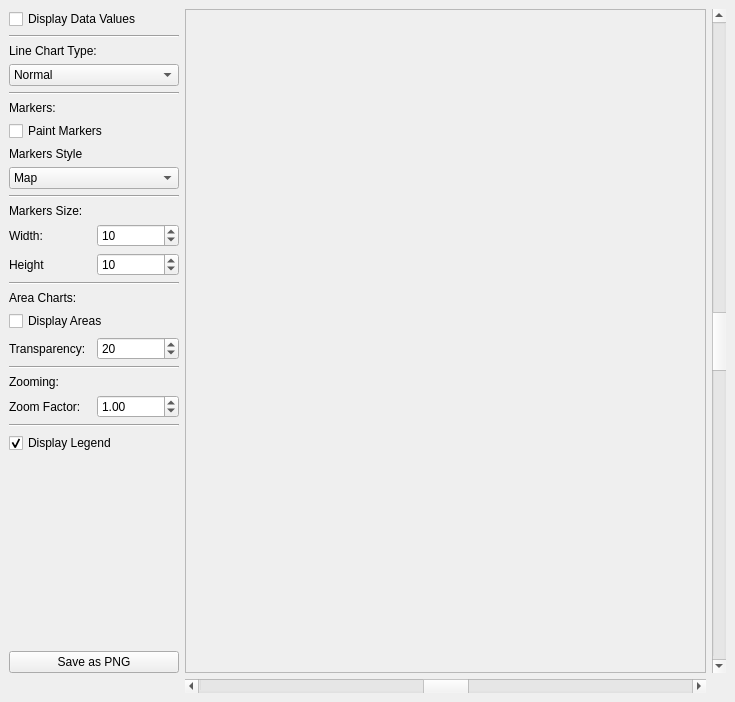
<ui version="4.0" >
 <class>MainWindow</class>
 <widget class="QWidget" name="MainWindow" >
  <property name="geometry" >
   <rect>
    <x>0</x>
    <y>0</y>
    <width>735</width>
    <height>702</height>
   </rect>
  </property>
  <property name="windowTitle" >
   <string>KD Chart drawing into a foreign QPainter </string>
  </property>
  <property name="windowIcon" >
   <iconset>
    <normaloff/>
   </iconset>
  </property>
  <layout class="QGridLayout" >
   <property name="margin" >
    <number>9</number>
   </property>
   <property name="spacing" >
    <number>6</number>
   </property>
   <item row="0" column="2" >
    <widget class="QScrollBar" name="vSBar" >
     <property name="maximum" >
      <number>999</number>
     </property>
     <property name="singleStep" >
      <number>10</number>
     </property>
     <property name="pageStep" >
      <number>100</number>
     </property>
     <property name="value" >
      <number>500</number>
     </property>
     <property name="orientation" >
      <enum>Qt::Vertical</enum>
     </property>
    </widget>
   </item>
   <item row="1" column="1" >
    <widget class="QScrollBar" name="hSBar" >
     <property name="maximum" >
      <number>999</number>
     </property>
     <property name="singleStep" >
      <number>10</number>
     </property>
     <property name="pageStep" >
      <number>100</number>
     </property>
     <property name="value" >
      <number>500</number>
     </property>
     <property name="orientation" >
      <enum>Qt::Horizontal</enum>
     </property>
    </widget>
   </item>
   <item row="0" column="1" >
    <widget class="QSplitter" name="splitter" >
     <property name="orientation" >
      <enum>Qt::Horizontal</enum>
     </property>
     <widget class="QFrame" name="chartFrame" >
      <property name="minimumSize" >
       <size>
        <width>300</width>
        <height>400</height>
       </size>
      </property>
      <property name="frameShape" >
       <enum>QFrame::StyledPanel</enum>
      </property>
      <property name="frameShadow" >
       <enum>QFrame::Raised</enum>
      </property>
     </widget>
    </widget>
   </item>
   <item row="0" column="0" >
    <layout class="QVBoxLayout" >
     <property name="margin" >
      <number>0</number>
     </property>
     <property name="spacing" >
      <number>6</number>
     </property>
     <item>
      <widget class="QCheckBox" name="paintValuesCB" >
       <property name="text" >
        <string>Display Data Values</string>
       </property>
      </widget>
     </item>
     <item>
      <widget class="Line" name="line_3" >
       <property name="orientation" >
        <enum>Qt::Horizontal</enum>
       </property>
      </widget>
     </item>
     <item>
      <layout class="QVBoxLayout" >
       <property name="margin" >
        <number>0</number>
       </property>
       <property name="spacing" >
        <number>6</number>
       </property>
       <item>
        <widget class="QLabel" name="lineTypeLB" >
         <property name="text" >
          <string>Line Chart Type:</string>
         </property>
        </widget>
       </item>
       <item>
        <widget class="QComboBox" name="lineTypeCB" >
         <item>
          <property name="text" >
           <string>Normal</string>
          </property>
         </item>
         <item>
          <property name="text" >
           <string>Stacked</string>
          </property>
         </item>
         <item>
          <property name="text" >
           <string>Percent</string>
          </property>
         </item>
        </widget>
       </item>
      </layout>
     </item>
     <item>
      <widget class="Line" name="line_2" >
       <property name="orientation" >
        <enum>Qt::Horizontal</enum>
       </property>
      </widget>
     </item>
     <item>
      <layout class="QVBoxLayout" >
       <property name="margin" >
        <number>0</number>
       </property>
       <property name="spacing" >
        <number>6</number>
       </property>
       <item>
        <widget class="QLabel" name="markersLB" >
         <property name="text" >
          <string>Markers:</string>
         </property>
        </widget>
       </item>
       <item>
        <widget class="QCheckBox" name="paintMarkersCB" >
         <property name="text" >
          <string>Paint Markers</string>
         </property>
        </widget>
       </item>
       <item>
        <widget class="QLabel" name="markersStyleLB" >
         <property name="text" >
          <string>Markers Style</string>
         </property>
        </widget>
       </item>
       <item>
        <widget class="QComboBox" name="markersStyleCB" >
         <item>
          <property name="text" >
           <string>Map</string>
          </property>
         </item>
         <item>
          <property name="text" >
           <string>Circle</string>
          </property>
         </item>
         <item>
          <property name="text" >
           <string>Square</string>
          </property>
         </item>
         <item>
          <property name="text" >
           <string>Diamond</string>
          </property>
         </item>
         <item>
          <property name="text" >
           <string>1 Pixel</string>
          </property>
         </item>
         <item>
          <property name="text" >
           <string>4 Pixels</string>
          </property>
         </item>
         <item>
          <property name="text" >
           <string>Ring</string>
          </property>
         </item>
         <item>
          <property name="text" >
           <string>Cross</string>
          </property>
         </item>
         <item>
          <property name="text" >
           <string>Fast Cross</string>
          </property>
         </item>
        </widget>
       </item>
      </layout>
     </item>
     <item>
      <widget class="Line" name="line_4" >
       <property name="orientation" >
        <enum>Qt::Horizontal</enum>
       </property>
      </widget>
     </item>
     <item>
      <layout class="QVBoxLayout" >
       <property name="margin" >
        <number>0</number>
       </property>
       <property name="spacing" >
        <number>6</number>
       </property>
       <item>
        <widget class="QLabel" name="markersSizeLB" >
         <property name="text" >
          <string>Markers Size:</string>
         </property>
        </widget>
       </item>
       <item>
        <layout class="QHBoxLayout" >
         <property name="margin" >
          <number>0</number>
         </property>
         <property name="spacing" >
          <number>6</number>
         </property>
         <item>
          <layout class="QVBoxLayout" >
           <property name="margin" >
            <number>0</number>
           </property>
           <property name="spacing" >
            <number>6</number>
           </property>
           <item>
            <widget class="QLabel" name="markersWidthLB" >
             <property name="text" >
              <string>Width:</string>
             </property>
            </widget>
           </item>
           <item>
            <widget class="QLabel" name="markersHeightLB" >
             <property name="text" >
              <string>Height</string>
             </property>
            </widget>
           </item>
          </layout>
         </item>
         <item>
          <layout class="QVBoxLayout" >
           <property name="margin" >
            <number>0</number>
           </property>
           <property name="spacing" >
            <number>6</number>
           </property>
           <item>
            <widget class="QSpinBox" name="markersWidthSB" >
             <property name="value" >
              <number>10</number>
             </property>
            </widget>
           </item>
           <item>
            <widget class="QSpinBox" name="markersHeightSB" >
             <property name="value" >
              <number>10</number>
             </property>
            </widget>
           </item>
          </layout>
         </item>
        </layout>
       </item>
      </layout>
     </item>
     <item>
      <widget class="Line" name="line_5" >
       <property name="orientation" >
        <enum>Qt::Horizontal</enum>
       </property>
      </widget>
     </item>
     <item>
      <layout class="QVBoxLayout" >
       <property name="margin" >
        <number>0</number>
       </property>
       <property name="spacing" >
        <number>6</number>
       </property>
       <item>
        <widget class="QLabel" name="AreaChartLB" >
         <property name="text" >
          <string>Area Charts:</string>
         </property>
        </widget>
       </item>
       <item>
        <widget class="QCheckBox" name="displayAreasCB" >
         <property name="text" >
          <string>Display Areas</string>
         </property>
        </widget>
       </item>
       <item>
        <layout class="QHBoxLayout" >
         <property name="margin" >
          <number>0</number>
         </property>
         <property name="spacing" >
          <number>6</number>
         </property>
         <item>
          <widget class="QLabel" name="transparencyLB" >
           <property name="text" >
            <string>Transparency:</string>
           </property>
          </widget>
         </item>
         <item>
          <widget class="QSpinBox" name="transparencySB" >
           <property name="maximum" >
            <number>255</number>
           </property>
           <property name="value" >
            <number>20</number>
           </property>
          </widget>
         </item>
        </layout>
       </item>
      </layout>
     </item>
     <item>
      <widget class="Line" name="line" >
       <property name="orientation" >
        <enum>Qt::Horizontal</enum>
       </property>
      </widget>
     </item>
     <item>
      <layout class="QVBoxLayout" >
       <property name="margin" >
        <number>0</number>
       </property>
       <property name="spacing" >
        <number>6</number>
       </property>
       <item>
        <widget class="QLabel" name="zoomingLB" >
         <property name="text" >
          <string>Zooming:</string>
         </property>
        </widget>
       </item>
       <item>
        <layout class="QHBoxLayout" >
         <property name="margin" >
          <number>0</number>
         </property>
         <property name="spacing" >
          <number>6</number>
         </property>
         <item>
          <widget class="QLabel" name="zoomFactorLB" >
           <property name="text" >
            <string>Zoom Factor:</string>
           </property>
          </widget>
         </item>
         <item>
          <widget class="QDoubleSpinBox" name="zoomFactorSB" >
           <property name="maximum" >
            <double>9.900000000000000</double>
           </property>
           <property name="minimum" >
            <double>0.010000000000000</double>
           </property>
           <property name="singleStep" >
            <double>0.100000000000000</double>
           </property>
           <property name="value" >
            <double>1.000000000000000</double>
           </property>
          </widget>
         </item>
        </layout>
       </item>
      </layout>
     </item>
     <item>
      <widget class="Line" name="line_6" >
       <property name="orientation" >
        <enum>Qt::Horizontal</enum>
       </property>
      </widget>
     </item>
     <item>
      <widget class="QCheckBox" name="paintLegendCB" >
       <property name="text" >
        <string>Display Legend</string>
       </property>
       <property name="checked" >
        <bool>true</bool>
       </property>
      </widget>
     </item>
     <item>
      <spacer>
       <property name="orientation" >
        <enum>Qt::Vertical</enum>
       </property>
       <property name="sizeHint" >
        <size>
         <width>170</width>
         <height>16</height>
        </size>
       </property>
      </spacer>
     </item>
     <item>
      <widget class="QPushButton" name="savePB" >
       <property name="text" >
        <string>Save as PNG</string>
       </property>
      </widget>
     </item>
    </layout>
   </item>
  </layout>
 </widget>
 <resources>
  <include location="DrawIntoPainter.qrc" />
 </resources>
 <connections/>
</ui>
